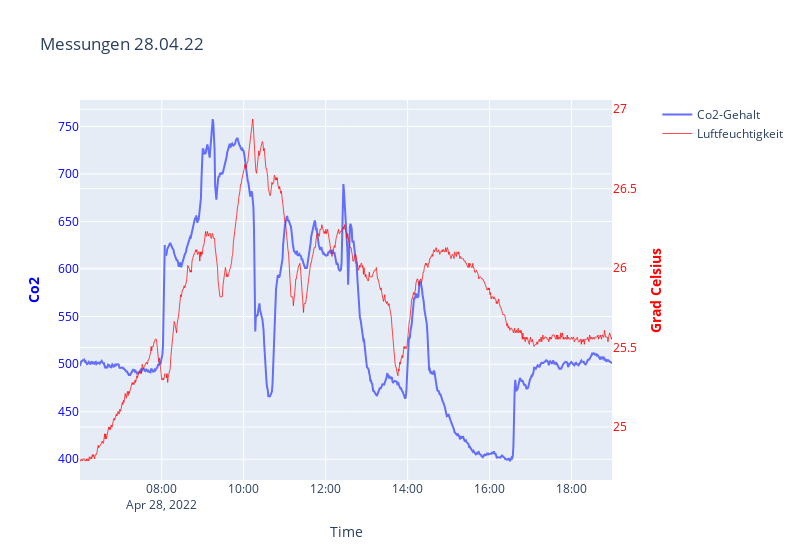

Notebook code cell kept with this figure:
### Code cell
#df Erstellen vom 28.04.2022 06:00 - 19:00 Uhr
mask = (df.index > pd.to_datetime("28042022 06:00:00", format="%d%m%Y %H:%M:%S").tz_localize("UTC")) & \
        (df.index < pd.to_datetime("28042022 18:59:59", format="%d%m%Y %H:%M:%S").tz_localize("UTC"))

fig = make_subplots(specs=[[{"secondary_y": True}]])
df2804 = df.loc[mask]
Time = df2804.index.values

#Plot
fig.add_trace(
    go.Line(x= Time, y = df2804['device3co2'], name='Co2-Gehalt')
)

fig.add_trace(
    go.Line(x=Time, y=df2804['device3temp'] , name="Luftfeuchtigkeit", line=dict(color="red", width = 0.7)),
    secondary_y=True, 
)

# Add figure title
fig.update_layout(
    title_text="Tageswerte 28.04."
)

# Set x-axis title
fig.update_xaxes(title_text="Time")

# Set y-axes titles
fig.update_yaxes(title_text="<b>Co2</b>", secondary_y=False, color = 'blue')
fig.update_yaxes(title_text="<b>Grad Celsius</b>", secondary_y=True, color = 'red')

fig.update_layout(
    title_text="Messungen 28.04.22",
    width = 800
)

fig.show()

### Figure 1 — Plotly figure (JSON) as saved in the notebook; plotly's stock layout.template omitted (floating-point values rounded to 4 significant figures; data arrays with more than 128 entries replaced by an {"elided": "..."} marker saying what was removed)
{"data": [{"name": "Co2-Gehalt", "type": "scatter", "x": {"elided": "898 str values"}, "y": {"elided": "898 float values"}}, {"line": {"color": "red", "width": 0.7}, "name": "Luftfeuchtigkeit", "type": "scatter", "x": {"elided": "898 str values"}, "xaxis": "x", "y": {"elided": "898 float values"}, "yaxis": "y2"}], "layout": {"title": {"text": "Messungen 28.04.22"}, "width": 800, "xaxis": {"anchor": "y", "domain": [0, 0.94], "title": {"text": "Time"}}, "yaxis": {"anchor": "x", "color": "blue", "domain": [0, 1], "title": {"text": "<b>Co2</b>"}}, "yaxis2": {"anchor": "x", "color": "red", "overlaying": "y", "side": "right", "title": {"text": "<b>Grad Celsius</b>"}}}}
